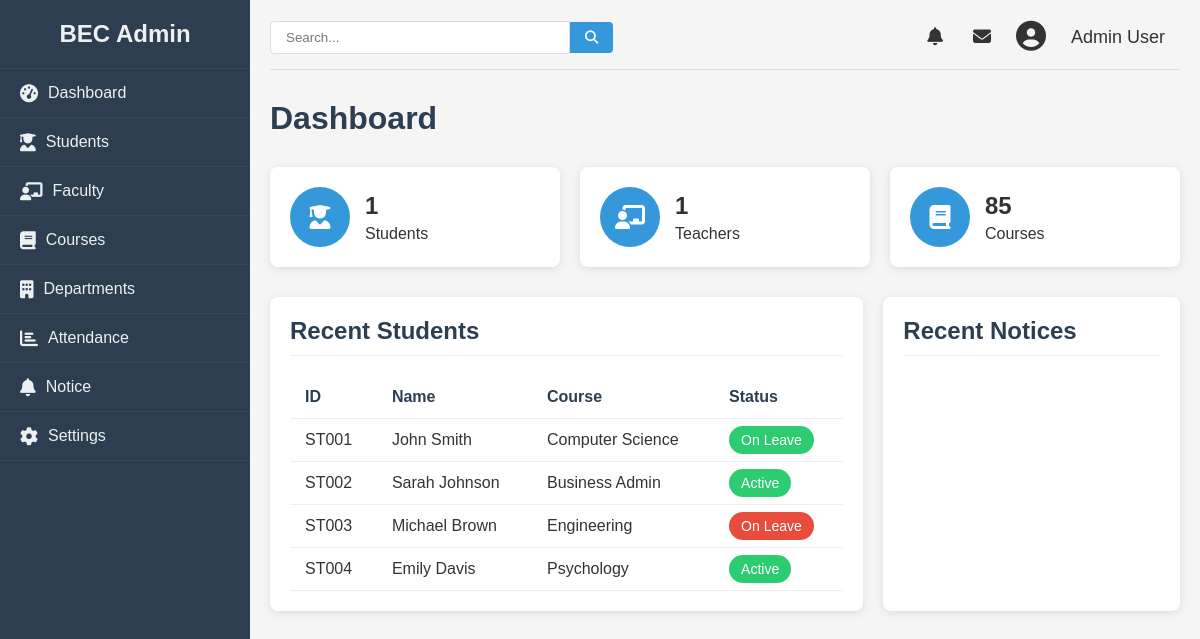
Page /admin (signed in) on the earlier database version.
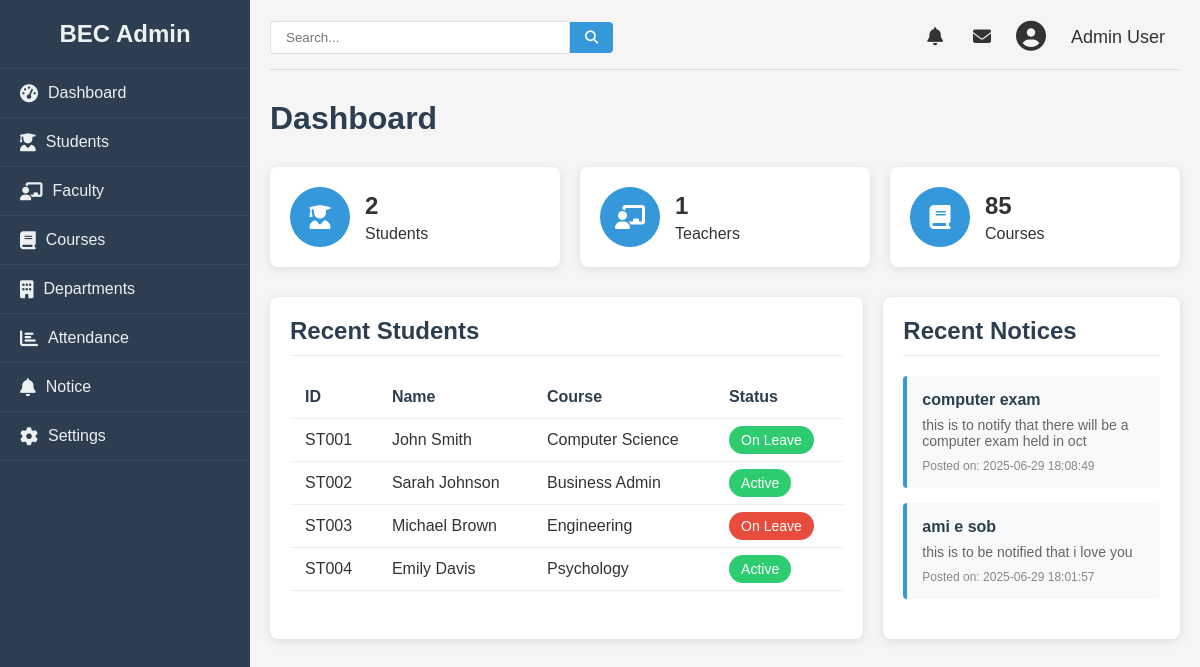
Same page on the later database version.
### college/model.py (models this page shows, shortened)
class Notice(db.Model):
    id = db.Column(db.Integer, primary_key=True)
    title = db.Column(db.String(100), nullable=False)
    content = db.Column(db.String, nullable=False)
    date = db.Column(db.DateTime, nullable=False)

### college/admin/adminroute.py (the view)
@app.route("/admin", methods = ["GET", "POST"])
def admin():
    total_student = Student.query.count()
    total_faculty = Faculty.query.count()
    notices = Notice.query.order_by(desc(Notice.id)).limit(3).all()
    print(notices)
    global logged
    logged = 'user_id' in session
    if logged:
        return render_template("dash.html", total_student=total_student, total_faculty=total_faculty, notices=notices, departments=dep)
    else:
        return redirect(url_for("login"))

### college/admin/templates/dash.html (shortened to what this page needs)
{% from "macro/cmsnav.html" import cmsnav%}
{%extends "admbase.html"%}
{%block head%}
    <link rel="stylesheet" href="{{url_for('static', filename='css/styles.css')}}">
    <link rel="stylesheet" href="https://cdnjs.cloudflare.com/ajax/libs/font-awesome/6.4.0/css/all.min.css">
{%endblock%}
{%block content%}
    <div class="container" w-tid="21">
        {{cmsnav()}}
        <main class="main-content" w-tid="111">
            <header class="top-header" w-tid="113">
                <div class="search-box" w-tid="115">
                    <input type="text" placeholder="Search..." w-tid="117"/>
                    <button w-tid="119"><i class="fas fa-search" w-tid="121"></i></button>
                </div>
                <div class="user-profile" w-tid="123">
                    <span class="notification" w-tid="125"><i class="fas fa-bell" w-tid="127"></i></span>
                    <span class="message" w-tid="129"><i class="fas fa-envelope" w-tid="131"></i></span>
                    <div class="profile-img" w-tid="133">
                        <i class="fas fa-user-circle" w-tid="135"></i>
                    </div>
                    <span class="username" w-tid="137">Admin User</span>
                </div>
            </header>
            <div id="dashboard-page" class="content-section" w-tid="139">
                <div class="dashboard" w-tid="141">
                    <h1 w-tid="143">Dashboard</h1>
                    <div class="stats-cards" w-tid="145">
                        <div class="stat-card" w-tid="147">
                            <div class="stat-icon" w-tid="149"><i class="fas fa-user-graduate" w-tid="151"></i></div>
                            <div class="stat-details" w-tid="153">
                                <h3 w-tid="155">{{total_student}}</h3>
                                <p w-tid="157">Students</p>
                            </div>
                        </div>
                        <div class="stat-card" w-tid="159">
                            <div class="stat-icon" w-tid="161"><i class="fas fa-chalkboard-teacher" w-tid="163"></i></div>
                            <div class="stat-details" w-tid="165">
                                <h3 w-tid="167">{{total_faculty}}</h3>
                                <p w-tid="169">Teachers</p>
                            </div>
                        </div>
                        <div class="stat-card" w-tid="171">
                            <div class="stat-icon" w-tid="173"><i class="fas fa-book" w-tid="175"></i></div>
                            <div class="stat-details" w-tid="177">
                                <h3 w-tid="179">85</h3>
                                <p w-tid="181">Courses</p>
                            </div>
                        </div>
                    </div>
                    <div class="dashboard-widgets" w-tid="195">
                        <div class="widget recent-students" w-tid="197">
                            <h2 w-tid="199">Recent Students</h2>
                            <table w-tid="201">
                                <thead w-tid="203">
                                    <tr w-tid="205">
                                        <th w-tid="207">ID</th>
                                        <th w-tid="209">Name</th>
                                        <th w-tid="211">Course</th>
                                        <th w-tid="213">Status</th>
                                    </tr>
                                </thead>
                                <tbody w-tid="215">
                                    <tr w-tid="217">
                                        <td w-tid="219">ST001</td>
                                        <td w-tid="221">John Smith</td>
                                        <td w-tid="223">Computer Science</td>
                                        <td w-tid="225"><span class="status active" w-tid="227">On Leave</span></td>
                                    </tr>
                                    <tr w-tid="229">
                                        <td w-tid="231">ST002</td>
                                        <td w-tid="233">Sarah Johnson</td>
                                        <td w-tid="235">Business Admin</td>
                                        <td w-tid="237"><span class="status active" w-tid="239">Active</span></td>
                                    </tr>
                                    <tr w-tid="241">
                                        <td w-tid="243">ST003</td>
                                        <td w-tid="245">Michael Brown</td>
                                        <td w-tid="247">Engineering</td>
                                        <td w-tid="249"><span class="status inactive" w-tid="251">On Leave</span></td>
                                    </tr>
                                    <tr w-tid="253">
                                        <td w-tid="255">ST004</td>
                                        <td w-tid="257">Emily Davis</td>
                                        <td w-tid="259">Psychology</td>
                                        <td w-tid="261"><span class="status active" w-tid="263">Active</span></td>
                                    </tr>
                                </tbody>
                            </table>
                        </div>
                        <div class="widget notice-board" w-tid="313">
                            <h2 w-tid="315">Recent Notices</h2>
                            <div class="notice-list" w-tid="317">
                                {% for notice in notices %}
                                <div class="notice-item" w-tid="331">
                                    <h3 w-tid="333">{{ notice.title }}</h3>
                                    <p w-tid="335">{{ notice.content }}</p>
                                    <div class="notice-meta" w-tid="337">
                                        <span w-tid="341">Posted on: {{ notice.date }}</span>
                                    </div>
                                </div>
                                {% endfor %}
                            </div>
                        </div>
                    </div>
                </div>
            </div>
        </div>
{%endblock%}

### college/admin/templates/macro/cmsnav.html (shortened to what this page needs)
{%macro cmsnav()%}
<aside class="sidebar" w-tid="23">
    <div class="sidebar-header" w-tid="25">
        <h2 w-tid="27">BEC Admin</h2>
    </div>
    <nav class="sidebar-nav" w-tid="29">
        <ul w-tid="31">
            <li w-tid="33"><a href="/admin" data-page="dashboard-page" w-tid="35"><i class="fas fa-tachometer-alt"
                        w-tid="37"></i> Dashboard</a></li>
            <li  w-tid="39"><a href="/admin/student" data-page="students-page" w-tid="41"><i
                        class="fas fa-user-graduate" w-tid="43"></i> Students</a></li>
            <li w-tid="45"><a href="/admin/faculty" data-page="faculty-page" w-tid="47"><i
                        class="fas fa-chalkboard-teacher" w-tid="49"></i> Faculty</a></li>
            <li w-tid="51"><a href="/admin/courses" data-page="courses-page" w-tid="53"><i class="fas fa-book"
                        w-tid="55"></i> Courses</a></li>
            <li w-tid="57"><a href="/admin/department" data-page="department-page" w-tid="59"><i class="fas fa-building"
                        w-tid="61"></i> Departments</a></li>
            <li w-tid="87"><a href="/admin/attendence" data-page="attendance-page" w-tid="89"><i class="fas fa-chart-bar"
                        w-tid="91"></i> Attendance</a></li>
            <li w-tid="99"><a href="/admin/notice" data-page="notice-page" w-tid="101"><i class="fas fa-bell"
                        w-tid="103"></i> Notice</a></li>
            <li w-tid="93"><a href="/" data-page="settings-page" w-tid="95"><i class="fas fa-cog" w-tid="97"></i>
                    Settings</a></li>
        </ul>
    </nav>
</aside>
{%endmacro%}

### college/admin/templates/admbase.html (shortened to what this page needs)
<!DOCTYPE html>
<html lang="en">
<head>
    {%block head%}
    {%endblock%}
</head>
<body>
    {%block content%}
    {%endblock%}
</body>
</html>

### college/static/css/styles.css (style rules this page uses)
* { margin: 0; padding: 0; box-sizing: border-box; }
body { font-family: Arial, sans-serif; background-color: #f5f5f5; color: #333; }
a { text-decoration: none; color:inherit; }
.container { display: flex; min-height: 100vh; }
.sidebar { width: 250px; background-color: #2c3e50; color: #ecf0f1; transition: all 0.3s ease; }
.sidebar-header { padding: 20px; text-align: center; border-bottom: 1px solid #34495e; }
.sidebar-nav ul { list-style: none; }
.sidebar-nav li { padding: 15px 20px; border-bottom: 1px solid #34495e; transition: all 0.3s ease; }
.sidebar-nav a { color: #ecf0f1; text-decoration: none; display: flex; align-items: center; }
.sidebar-nav i { margin-right: 10px; font-size: 18px; }
.main-content { flex: 1; padding: 20px; }
.top-header { display: flex; justify-content: space-between; align-items: center; margin-bottom: 30px; padding-bottom: 15px; border-bottom: 1px solid #ddd; }
.search-box { display: flex; align-items: center; }
.search-box input { padding: 8px 15px; border: 1px solid #ddd; border-radius: 4px 0 0 4px; width: 300px; }
.search-box button { background: #3498db; color: white; border: none; padding: 8px 15px; border-radius: 0 4px 4px 0; cursor: pointer; }
.user-profile { display: flex; align-items: center; }
.user-profile span { margin: 0 15px; font-size: 18px; cursor: pointer; }
.profile-img { font-size: 30px; margin: 0 10px; }
.dashboard h1 { margin-bottom: 30px; color: #2c3e50; }
.stats-cards { display: grid; grid-template-columns: repeat(auto-fill, minmax(240px, 1fr)); gap: 20px; margin-bottom: 30px; }
.stat-card { background: white; border-radius: 8px; padding: 20px; box-shadow: 0 2px 10px rgba(0, 0, 0, 0.1); display: flex; align-items: center; }
.stat-icon { background: #3498db; color: white; width: 60px; height: 60px; border-radius: 50%; display: flex; align-items: center; justify-content: center; font-size: 24px; margin-right: 15px; }
.stat-details h3 { font-size: 24px; margin-bottom: 5px; }
.dashboard-widgets { display: grid; grid-template-columns: 2fr 1fr; gap: 20px; }
.widget { background: white; border-radius: 8px; padding: 20px; box-shadow: 0 2px 10px rgba(0, 0, 0, 0.1); }
.widget h2 { margin-bottom: 20px; color: #2c3e50; padding-bottom: 10px; border-bottom: 1px solid #eee; }
table { width: 100%; border-collapse: collapse; }
th, td { padding: 12px 15px; text-align: left; border-bottom: 1px solid #eee; }
th { font-weight: bold; color: #2c3e50; }
.status { padding: 6px 12px; border-radius: 20px; font-size: 14px; }
.active { background-color: #2ecc71; color: white; }
.inactive { background-color: #e74c3c; color: white; }
.content-section { display: none; }
#dashboard-page { display: block; }
.notice-list { margin-bottom: 20px; }
.notice-item { background: #f8f9fa; border-left: 4px solid #3498db; padding: 15px; margin-bottom: 15px; border-radius: 4px; }
.notice-item h3 { color: #2c3e50; margin-bottom: 8px; font-size: 16px; }
.notice-item p { color: #666; font-size: 14px; margin: 0; }
.notice-meta { display: flex; justify-content: space-between; align-items: center; margin-top: 10px; font-size: 12px; color: #888; }

Differences in the rows shown:
added Notice: title "computer exam", content "this is to notify that there will be a computer exam held in oct", date "2025-06-29 18:08:49"
added Notice: title "ami e sob", content "this is to be notified that i love you", date "2025-06-29 18:01:57"
Other differences:
{{ total_student }}: "1" → "2"
